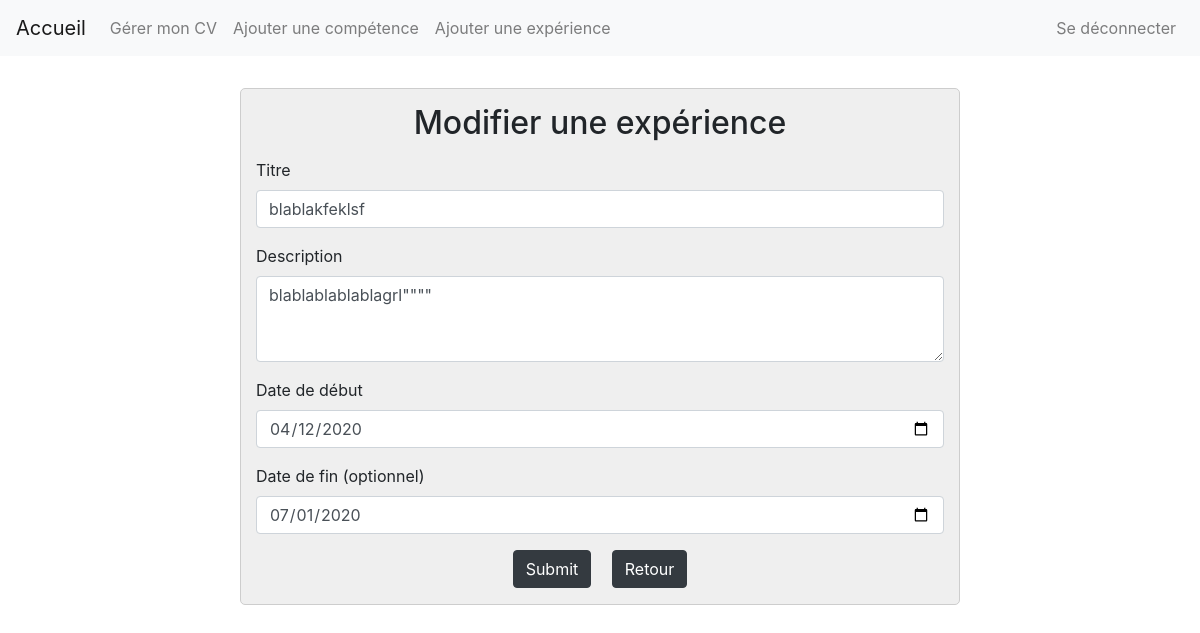
Page /edit_experience.php?id=2 (signed in) on the committed database.
### tables this page shows
CREATE TABLE `experience` (
  `id` int(11) NOT NULL AUTO_INCREMENT,
  `titre` varchar(250) NOT NULL,
  `description` text NOT NULL,
  `date_debut` date NOT NULL,
  `date_fin` date DEFAULT NULL,
  `id_user` int(11) NOT NULL,
  PRIMARY KEY (`id`),
  UNIQUE KEY `experience_id_uindex` (`id`),
  KEY `experience_user_id_fk` (`id_user`),
  CONSTRAINT `experience_user_id_fk` FOREIGN KEY (`id_user`) REFERENCES `user` (`id`)
);

### parts/experienceFunctions/experienceFunctions.php (called while the page is built, shortened)
<?php
function getExperienceById($pdo, $id)
{
    $query = $pdo->prepare('SELECT * FROM experience WHERE id=:id');
    $query->execute([
        'id' => $id
    ]);
    return $query;
}

### edit_experience.php (the view, shortened to what this page needs)
<?php
require_once 'parts/includes.php';
$id = $_GET['id'];
$result = getExperienceById($pdo, $id);
$experience = $result->fetch();
?>
    <div class="container-md form">
        <h2>Modifier une expérience</h2>
        <form method="post" action="edit_experience.php?id=<?php echo $experience['id']; ?>">
            <div class="form-group">
                <div class="form-group">
                    <label for="titre">Titre</label>
                    <input type="text" class="form-control" id="titre" name="titre" required
                           value="<?php echo $experience['titre']; ?>">
                </div>
                <div class="form-group">
                    <label for="description">Description</label>
                    <textarea class="form-control" id="description" name="description" rows="3"
                              required><?php echo $experience['description']; ?>"</textarea>
                </div>
                <div class="form-group">
                    <label for="date_debut">Date de début</label>
                    <input type="date" class="form-control" id="date_debut" name="date_debut" required
                           value="<?php echo $experience['date_debut']; ?>"/>
                </div>
                <div class="form-group">
                    <label for="date_fin">Date de fin (optionnel)</label>
                    <input type="date" class="form-control" id="date_fin" name="date_fin"
                           value="<?php echo $experience['date_fin']; ?>"/>
                </div>
                <div class="form-group">
                    <input type="submit" class="btn btn-dark"  placeholder="Modifier"/>
                    <a href="dashboard.php" class="btn btn-dark" >Retour</a>
                </div>
            </div>
        </form>
    </div>
<?php
require 'parts/footer.php';

### styles/main.css (style rules this page uses)
.form { max-width: 720px; margin-top: 2rem; padding: 15px 15px 0px 15px; background-color: #efefef; border: #cdcdcd solid 1px; border-radius: 5px; }
.form h2 { text-align: center; margin-bottom: 1rem; }
.form .form-group>.form-group:last-of-type { text-align: center; margin-bottom: 0px; }
.form .form-group a { margin-left: 1rem; }
.container-md { padding: 15px 15px 0px 15px; background-color: #efefef; border: #cdcdcd solid 1px; border-radius: 5px; }

### rows in the picture
experience: titre "blablakfeklsf", description "blablablablablagrl\"\"\"\"", date_debut "04/12/2020", date_fin "07/01/2020"
